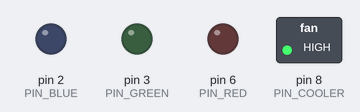
Simulated run of this sketch. Board: Arduino Uno, built with avr-gcc and run on an emulated ATmega328P. Shown: switched loads named in the sketch (green lamp = pin HIGH), output pins drawn as LEDs (lit = HIGH).

Above: at 0.5 s.
At 1.5 s:
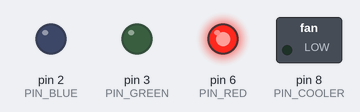
At 2.5 s:
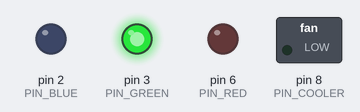
At 3.5 s:
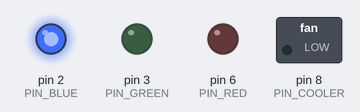
Timing chart, 0 to 5.2 s (numbered marks = the images above):
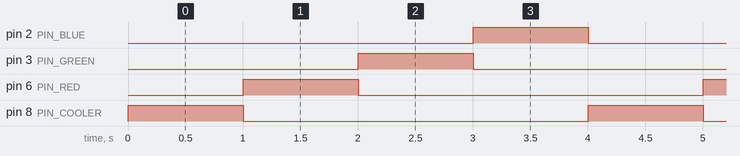

The sketch:

verificar_actuadores.ino
```cpp
// Verificar actuadores del Smart Weather

// Definimos etiquetas
#define PIN_COOLER    8   // Pin ventilador
#define PIN_RED       6   // Pin led rojo
#define PIN_GREEN     3   // Pin led verde
#define PIN_BLUE      2   // Pin led azul

void setup() {
  Serial.begin(115200); // Iniciamos la comunicacion serial
}

void loop() {
  pinMode(PIN_COOLER, OUTPUT);
  digitalWrite(PIN_COOLER, HIGH);
  delay(1000);
  digitalWrite(PIN_COOLER, LOW);
  pinMode(PIN_RED, OUTPUT);
  digitalWrite(PIN_RED, HIGH);
  delay(1000);
  digitalWrite(PIN_RED, LOW);
  pinMode(PIN_GREEN, OUTPUT);
  digitalWrite(PIN_GREEN, HIGH);
  delay(1000);
  digitalWrite(PIN_GREEN, LOW);
  pinMode(PIN_BLUE, OUTPUT);
  digitalWrite(PIN_BLUE, HIGH);
  delay(1000);
  digitalWrite(PIN_BLUE, LOW);
}
```

Measured:
- by itself, pin 2 (PIN_BLUE), pin 3 (PIN_GREEN), pin 6 (PIN_RED), pin 8 (PIN_COOLER): alternates HIGH for 1.0 s and LOW for 3.0 s
